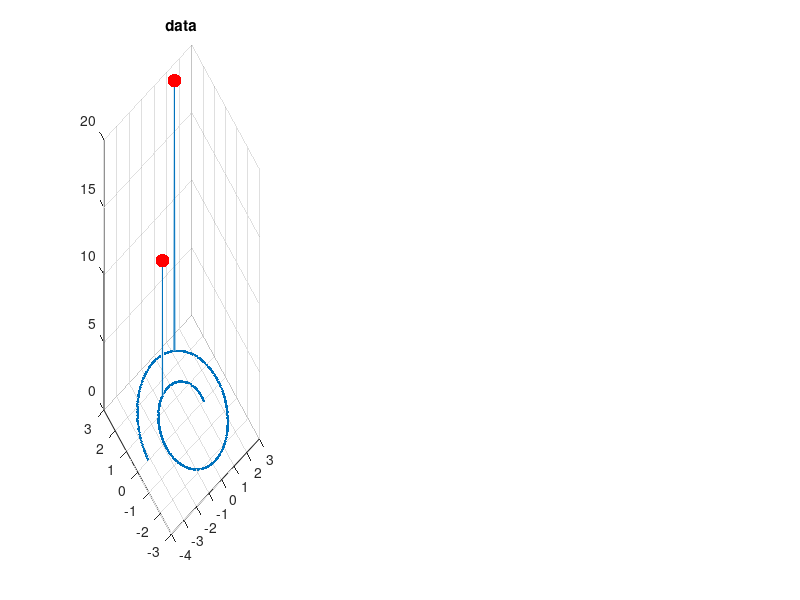

Write MATLAB code to recreate this figure. (Note: this script raises an error after producing the figure.)
% This code shows a toy demo of regression based on Hessian energy. There are 3 parameters to be tuned for standard Hessian-based regression:
%  1. 'KNSize' specifies the size of nearest neighbors for each data point. This parameter affects the estimation of local tangent space and the estimation local Hessian.
%  2. 'TanParam.NCoordDim' specifies the dimensionality of tangent space for each data point
%  3. 'Lambda1' is the usual regularization parameter.

% In general, we recommend tuning the parameters using cross-validation based on given labeled data points. For details, please refer to our paper
%  Kwang In Kim, Florian Steinke and Matthias Hein, "Semi-supervised Regression using Hessian energy with an application to semi-supervised dimensionality reduction", Advances in Neural Information Processing Systems 22.

clear;
close all;

KNSize = 20;
TanParam.DimGiven = 1;
TanParam.NCoordDim = 1;

Lambda1 = 0.000010;

%%% generate data
    Theta = [2*pi:0.01:5*pi];
    R = Theta/5;
    NumTrn = length(Theta);
    
    Nodes = zeros(NumTrn,2);
    Labels.y = zeros(NumTrn,1);
    Labels.LFlag = zeros(NumTrn,1);
        
    for i=1:NumTrn
        RNoise = zeros(2,1);
        Nodes(i,1) = R(i)*cos(Theta(i))+RNoise(1);
        Nodes(i,2) = R(i)*sin(Theta(i))+RNoise(2);
    end

    LLoc = [200,NumTrn-200];
    Labels.y(LLoc(1)) = 10;
    Labels.y(LLoc(2)) = 20;
    Labels.LFlag(LLoc) = 1;
    
    subplot(1,3,1);
    plot3(Nodes(:,1),Nodes(:,2),Labels.y, '.-');
    hold on;
    plot3(Nodes(LLoc,1),Nodes(LLoc,2),Labels.y(LLoc), 'r.', 'MarkerSize',30);
    hold off;
    grid on;
    title('data')
%%% generate data

%% perform regression
    [NNIdx, KDistance] = GetKNN(Nodes, KNSize);
    [B] = ConstructHessian(Nodes, NNIdx, TanParam);
    [F] = PerformRegression(Labels, B, Lambda1);
%% perform regression

subplot(1,3,2);
plot3(Nodes(:,1),Nodes(:,2),F, '.-');
hold on;
plot3(Nodes([LLoc],1),Nodes([LLoc],2),Labels.y([LLoc]), 'r.', 'MarkerSize',30);
hold off;
grid on;
title('regression result')

%%% show eigenvectors
    GridSize = length(F);
    Grid = zeros(GridSize,1);
    Grid(1) = 0;
    for i=2:GridSize
        Grid(i) = Grid(i-1)+norm(Nodes(i,:)-Nodes(i-1,:));
    end
    [evec,eval] = eig(full(B));
    eval = diag(eval);
    eval(1:10)
    subplot(1,3,3);
    plot(Grid,evec(:,1),'r',Grid,evec(:,2),'g',Grid,evec(:,3),'b',Grid,evec(:,4),'m');
    legend('1st','2nd','3rd','4th');
    grid on;
    title('eigenvectors of B')
%%% show eigenvectors

display('done.');
